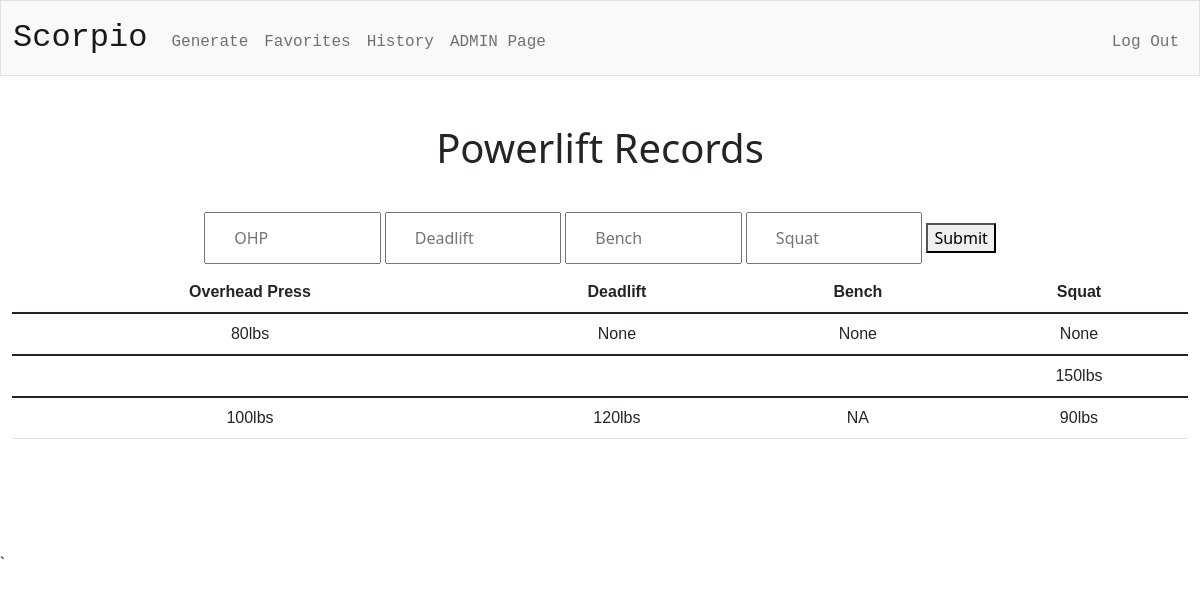
Page /history (signed in) on the earlier database version.
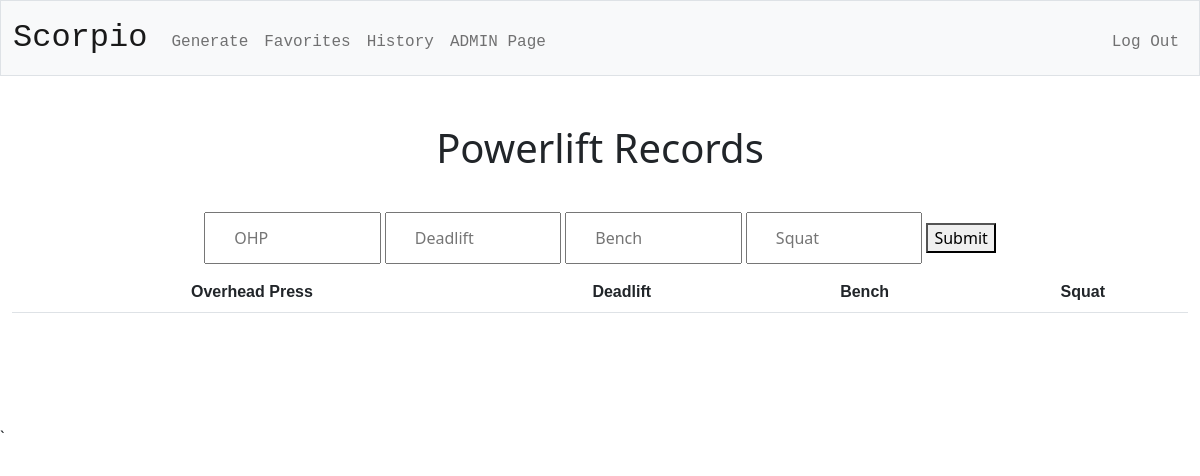
Same page on the later database version.
### tables this page shows
CREATE TABLE records (
rec_id INTEGER PRIMARY KEY AUTOINCREMENT NOT NULL,
rec_user INTEGER NOT NULL,
rec_ohp TEXT,
rec_deadlift TEXT,
rec_bench TEXT, rec_squat TEXT, rec_time TEXT,
FOREIGN KEY(rec_user) REFERENCES users(id));

### app.py (the view, shortened to what this page needs)
@app.route("/history", methods=["GET", "POST"])
@login_required
def history():
    records = db.execute("SELECT rec_ohp,rec_deadlift,rec_bench,rec_squat,rec_deadlift FROM records WHERE rec_user = ?",session["user_id"])
    now = datetime.datetime.now(pytz.timezone("US/Eastern"))
    if request.method == "GET":
        return render_template("history.html",records=records)

### app.py (called while the page is built)
@app.after_request
def after_request(response):
    response.headers["Cache-Control"] = "no-cache, no-store, must-revalidate"
    response.headers["Expires"] = 0
    response.headers["Pragma"] = "no-cache"
    return response

### helpers.py (called while the page is built)
def login_required(f):
    @wraps(f)
    def decorated_function(*args, **kwargs):
        if session.get("user_id") is None:
            return redirect("/login")
        return f(*args, **kwargs)
    return decorated_function

### templates/history.html
{% extends "layout.html" %}
{% block main %}
<h1>Powerlift Records </h1>
<br>
<form type="submit" action="/history" method="post">
<input type="text" id="ohp" name="ohp" placeholder="OHP ">
<input type="text" id="deadlift" name="deadlift" placeholder="Deadlift ">
<input type="text" id="bench" name="bench" placeholder="Bench ">
<input type="text" id="squat" name="squat" placeholder="Squat ">
<button type="submit">Submit</button>
</form>
<div>
<table class="table">
<thead>
            <tr>
                <th >Overhead Press</th>
                <th >Deadlift</th>
                <th >Bench</th>
                <th> Squat</th>
            </tr>
    </thead>
    {% for record in records %}
        <tbody>
            <tr>
               <td> {{ record.rec_ohp }}</td>
               <td> {{ record.rec_deadlift}}</td>
                <td> {{record.rec_bench }}</td>
                <td> {{record.rec_squat }}</td>
            </tr>
       </tbody>
       {% endfor %}
</table>
</div>
{% endblock %}

### templates/layout.html (shortened to what this page needs)
<!DOCTYPE html>
<html lang="en">
    <head>
        <link href="https://cdn.jsdelivr.net/npm/bootstrap@5.1.3/dist/css/bootstrap.min.css" rel="stylesheet">
        <link href="/static/styles.css" rel="stylesheet">
    </head>
    <body>
        <nav class="bg-light border navbar navbar-expand-md navbar-light">
            <div class="container-fluid">
                <a class="navbar-brand" href="/"> <span class="red">Scorpio</span></a>
                <div class="collapse navbar-collapse" id="navbar">
                    {% if session["user_id"] %}
                        <ul class="navbar-nav me-auto mt-2">
                            <li class="nav-item"><a class="nav-link" href="/generate">Generate</a></li>
                            <li class="nav-item"><a class="nav-link" href="/fav">Favorites</a></li>
                            <li class="nav-item"><a class="nav-link" href="/history">History</a></li>
                        {% if session["user_id"] == 1 %}
                            <li class="nav-item"><a class="nav-link" href="/admin">ADMIN Page</a></li>
                        {% endif %}
                        </ul>
                        <ul class="navbar-nav ms-auto mt-2">
                            <li class="nav-item"><a class="nav-link" href="/logout">Log Out</a></li>
                        </ul>
                    {% else %}
                        <ul class="navbar-nav ms-auto mt-2">
                            <li class="nav-item"><a class="nav-link" href="/register">Register</a></li>
                            <li class="nav-item"><a class="nav-link" href="/login">Log In</a></li>
                        </ul>
                    {% endif %}
                </div>
            </div>
        </nav>
        <main class="container-fluid py-5 text-center">
            {% block main %}{% endblock %}
        </main>
    </body>
</html>

### static/styles.css (style rules this page uses)
nav .navbar-brand { font-size: xx-large; font-family:'Courier New', Courier, monospace; }
nav .navbar-brand .red { font-family:'Courier New', Courier, monospace; }
nav .nav-link { font-family:'Courier New', Courier, monospace; }
table { font-family: arial, sans-serif; border-collapse: collapse; width: 100%; }
tr { text-align: center; }
li { text-align: center; }
input[type=text] { width: 15%; padding: 12px 28px; margin: 8px 0; box-sizing: border-box; }

Differences in the rows shown:
removed records: rec_ohp "80lbs", rec_deadlift "None", rec_bench "None", rec_squat "None"
removed records: rec_squat "150lbs"
removed records: rec_ohp "100lbs", rec_deadlift "120lbs", rec_bench "NA", rec_squat "90lbs"
